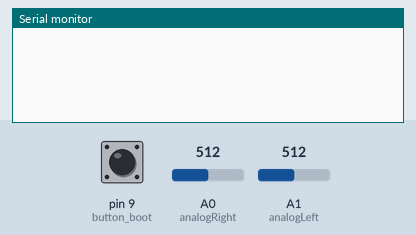
Simulated run of this sketch. Board: Arduino Uno, built with avr-gcc and run on an emulated ATmega328P. On the bench: the last lines printed to the serial monitor. The test bench sets the inputs (shaded band); at power-on: pin 9 (button_boot) HIGH, A0 (analogRight) = 512, A1 (analogLeft) = 512.

Above: at 3.8 s.
3.9 s: pin 9 (button_boot) pulled LOW for 0.15 s
At 4.8 s:
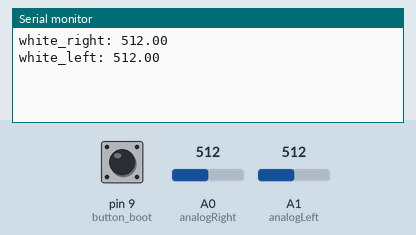
5.5 s: pin 9 (button_boot) pulled LOW for 1 s
At 6.7 s:
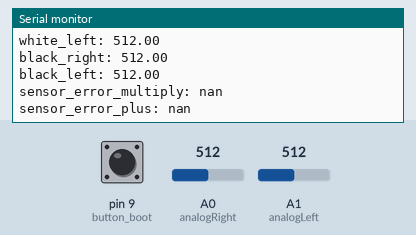

The sketch:

sketch_feb03e.ino
```cpp
#define analogLeft A1    //analog érzékelő
#define analogRight A0   //analog érzékelő
#define button_boot 9

float black_right = 0.0; //x1
float white_right = 0.0; //x2
float black_left = 0.0;  //y1
float white_left = 0.0;  //y2
float sensor_error_multiply = 0.0;
float sensor_error_plus = 0.0;
void setup() {
  // put your setup code here, to run once:
  Serial.begin(9600);
  pinMode(button_boot, INPUT);
  digitalWrite(button_boot, HIGH);
}

void loop() {
  // put your main code here, to run repeatedly:
    delay(3000);
    while (digitalRead(button_boot) == HIGH);
    white_right = analogRead(analogRight);
    white_left = analogRead(analogLeft);
    Serial.print("white_right: ");
    Serial.println(white_right);
    Serial.print("white_left: ");
    Serial.println(white_left);
    delay(1000);
    while (digitalRead(button_boot) == HIGH);
    black_right = analogRead(analogRight);
    black_left = analogRead(analogLeft);
    Serial.print("black_right: ");
    Serial.println(black_right);
    Serial.print("black_left: ");
    Serial.println(black_left);
    sensor_error_plus = (((black_right*white_left)-(black_left*white_right))/(black_right-white_right));
    sensor_error_multiply = ((black_left-sensor_error_plus)/(black_right));

    Serial.print("sensor_error_multiply: ");
    Serial.println(sensor_error_multiply);
    Serial.print("sensor_error_plus: ");
    Serial.println(sensor_error_plus);
    delay(10000);

}
```

Measured:
- after the input at 3.9 s, the serial monitor: prints a new line at once (image 1)
- after the input at 5.5 s, the serial monitor: prints a new line at once (image 2)
